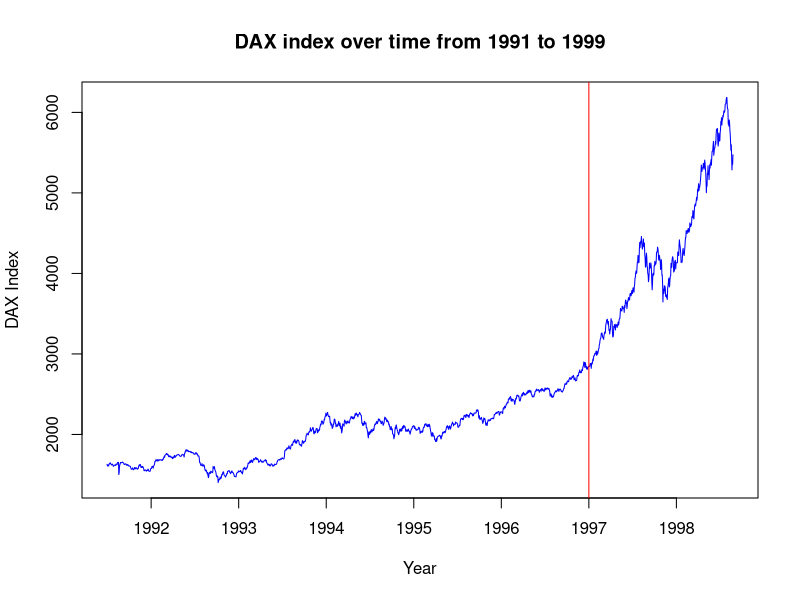
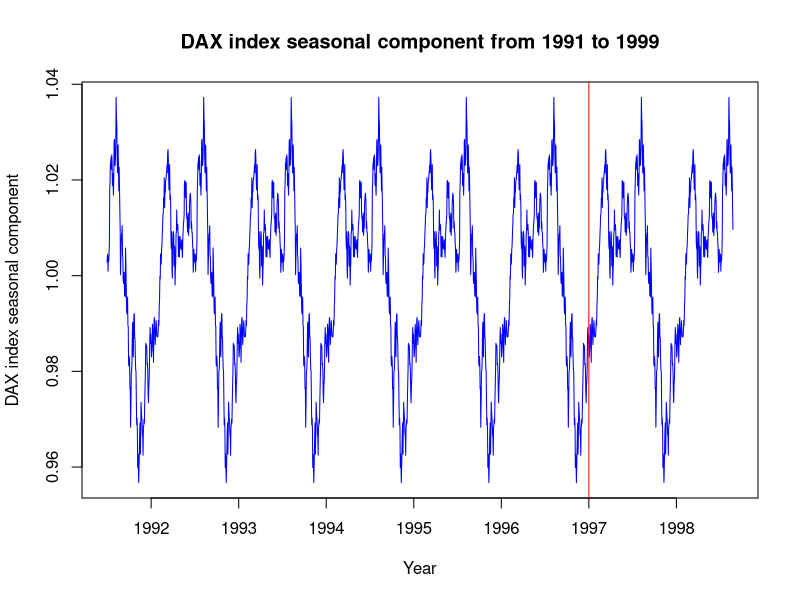
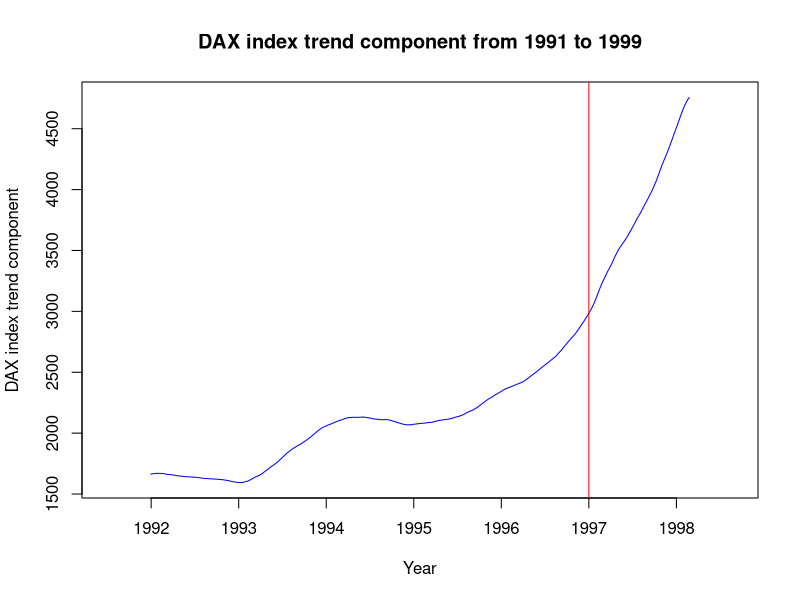
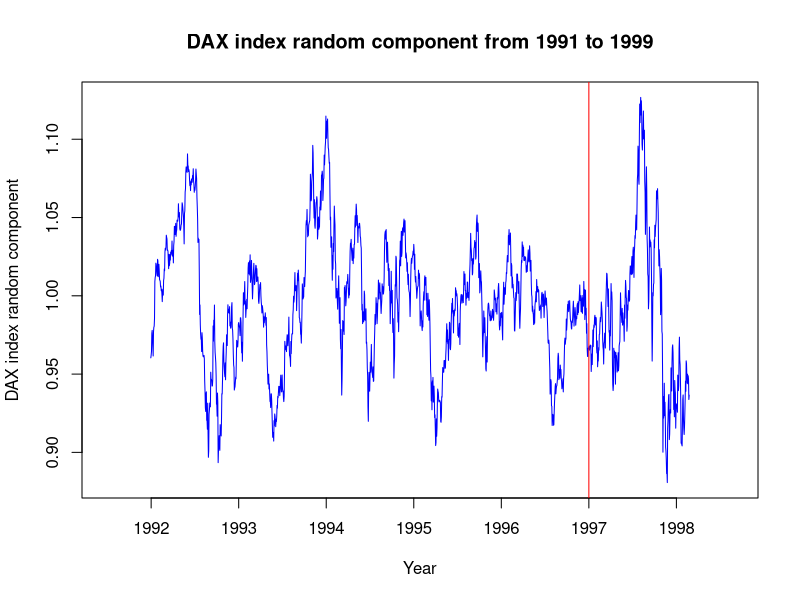

Recreate these plots in R, in order.
## ---- chunk 1
knitr::opts_chunk$set(echo = TRUE)
## ---- chunk 2
#display help file for EuStockMarkets data set.
#help("EuStockMarkets") commenting this out as we don't want to run this when knitting.

#pull the DAX index into a variable.
dax <- EuStockMarkets[,"DAX"]
## ---- chunk 3
#create a plot with blue line and red indicator divding pre and post 1997 data.
plot(dax, xlab="Year", ylab="DAX Index", main="DAX index over time from 1991 to 1999", col="blue")
abline(v=1997, col="red")
## ---- chunk 4
#get a decompose variable for dax index.
decompose_dax <- decompose(dax, "multiplicative")

#plot the seasonal component.
plot(decompose_dax$seasonal, xlab="Year", ylab="DAX index seasonal component", main="DAX index seasonal component from 1991 to 1999", col="blue")
abline(v=1997, col="red")

#plot the trend componenet
plot(decompose_dax$trend, xlab="Year", ylab="DAX index trend component", main="DAX index trend component from 1991 to 1999", col="blue")
abline(v=1997, col="red")

#plot the random componenet
plot(decompose_dax$random, xlab="Year", ylab="DAX index random component", main="DAX index random component from 1991 to 1999", col="blue")
abline(v=1997, col="red")
